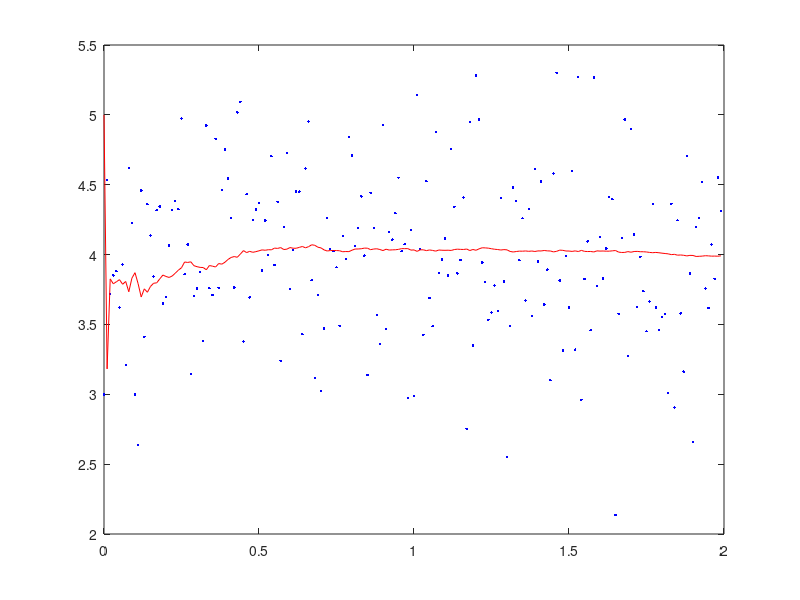

Write the MATLAB code that produced this figure.
clear;clc;
pkg load statistics;

# ---
function g = simpleton_kalman_gain(Eest, Emea)
  g = Eest / (Eest + Emea);
end
function cEST = simpleton_kalman_estimate(EST, KG, MEA)
  cEST = EST + KG * (MEA - EST);
end
function cEest = simpleton_kalman_error_estimate(Emea, Eest)
  cEest = (Emea*Eest) / (Emea + Eest);
end

function [estimate, error_in_estimate] = simpleton_kalman(EST, Eest, MEA, Emea)
  N = max(size(MEA))
  dEst = EST;
  estimate = dEst;
  for i = 1:N
    g = simpleton_kalman_gain(Eest, Emea)
    dEst = simpleton_kalman_estimate(dEst, g, MEA(i));
    Eest = simpleton_kalman_error_estimate(Emea, Eest);
    estimate = [estimate,dEst];
  endfor
end

# --- Params --- #
N = 200;
tmax = 2;
step = tmax/N;

# --- Datas --- #
d = normrnd(4,0.6,200,1);
t = 0:step:tmax-step;

# --- Kalman --- #
estimates = simpleton_kalman(5, 1, d, 0.1)

# --- Plot --- #
plot(t,d, "b.", t, estimates(1:200), "r-");
